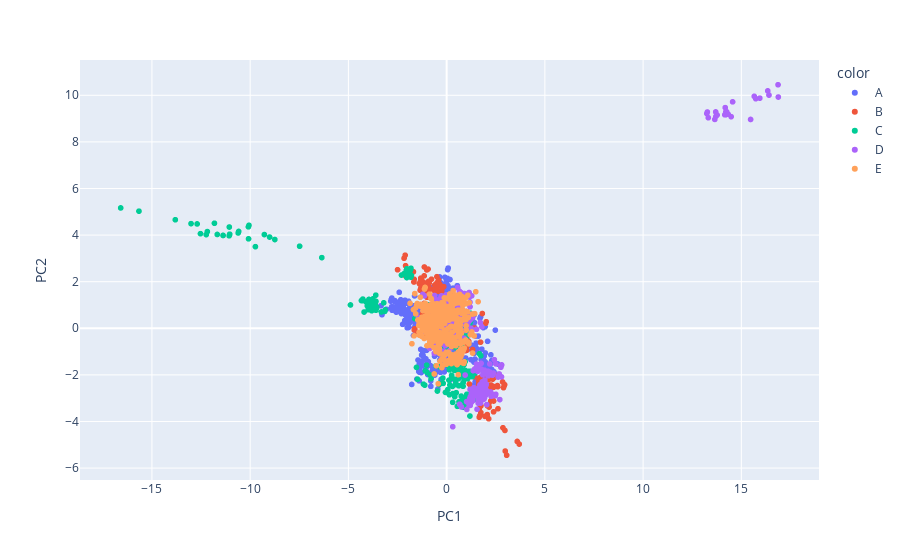

The notebook cell saved with this chart:
### Markdown cell above
<h3>4. Reduksi Dimensi</h3>

### Code cell
sklearn_pca = PCA(n_components=9)
#Y_sklearn = sklearn_pca.fit_transform(x_std)
#Y_sklearn
components = sklearn_pca.fit_transform(x_std)
#print(components)

fig2D_KD = px.scatter(
    components, x=0, y=1, color=df['Kode Daun'],
    labels={'0': 'PC1', '1': 'PC2'}
)

fig2D_KD.show()

### Figure 1 — Plotly figure (JSON) as saved in the notebook; plotly's stock layout.template omitted (floating-point values rounded to 4 significant figures; data arrays with more than 128 entries replaced by an {"elided": "..."} marker saying what was removed)
{"data": [{"hovertemplate": "color=A<br>PC1=%{x}<br>PC2=%{y}<extra></extra>", "legendgroup": "A", "marker": {"color": "#636efa", "symbol": "circle"}, "mode": "markers", "name": "A", "showlegend": true, "type": "scattergl", "x": {"elided": "540 float values"}, "xaxis": "x", "y": {"elided": "540 float values"}, "yaxis": "y"}, {"hovertemplate": "color=B<br>PC1=%{x}<br>PC2=%{y}<extra></extra>", "legendgroup": "B", "marker": {"color": "#EF553B", "symbol": "circle"}, "mode": "markers", "name": "B", "showlegend": true, "type": "scattergl", "x": {"elided": "540 float values"}, "xaxis": "x", "y": {"elided": "540 float values"}, "yaxis": "y"}, {"hovertemplate": "color=C<br>PC1=%{x}<br>PC2=%{y}<extra></extra>", "legendgroup": "C", "marker": {"color": "#00cc96", "symbol": "circle"}, "mode": "markers", "name": "C", "showlegend": true, "type": "scattergl", "x": {"elided": "540 float values"}, "xaxis": "x", "y": {"elided": "540 float values"}, "yaxis": "y"}, {"hovertemplate": "color=D<br>PC1=%{x}<br>PC2=%{y}<extra></extra>", "legendgroup": "D", "marker": {"color": "#ab63fa", "symbol": "circle"}, "mode": "markers", "name": "D", "showlegend": true, "type": "scattergl", "x": {"elided": "540 float values"}, "xaxis": "x", "y": {"elided": "540 float values"}, "yaxis": "y"}, {"hovertemplate": "color=E<br>PC1=%{x}<br>PC2=%{y}<extra></extra>", "legendgroup": "E", "marker": {"color": "#FFA15A", "symbol": "circle"}, "mode": "markers", "name": "E", "showlegend": true, "type": "scattergl", "x": {"elided": "540 float values"}, "xaxis": "x", "y": {"elided": "540 float values"}, "yaxis": "y"}], "layout": {"legend": {"title": {"text": "color"}, "tracegroupgap": 0}, "margin": {"t": 60}, "xaxis": {"anchor": "y", "domain": [0, 1], "title": {"text": "PC1"}}, "yaxis": {"anchor": "x", "domain": [0, 1], "title": {"text": "PC2"}}}}
